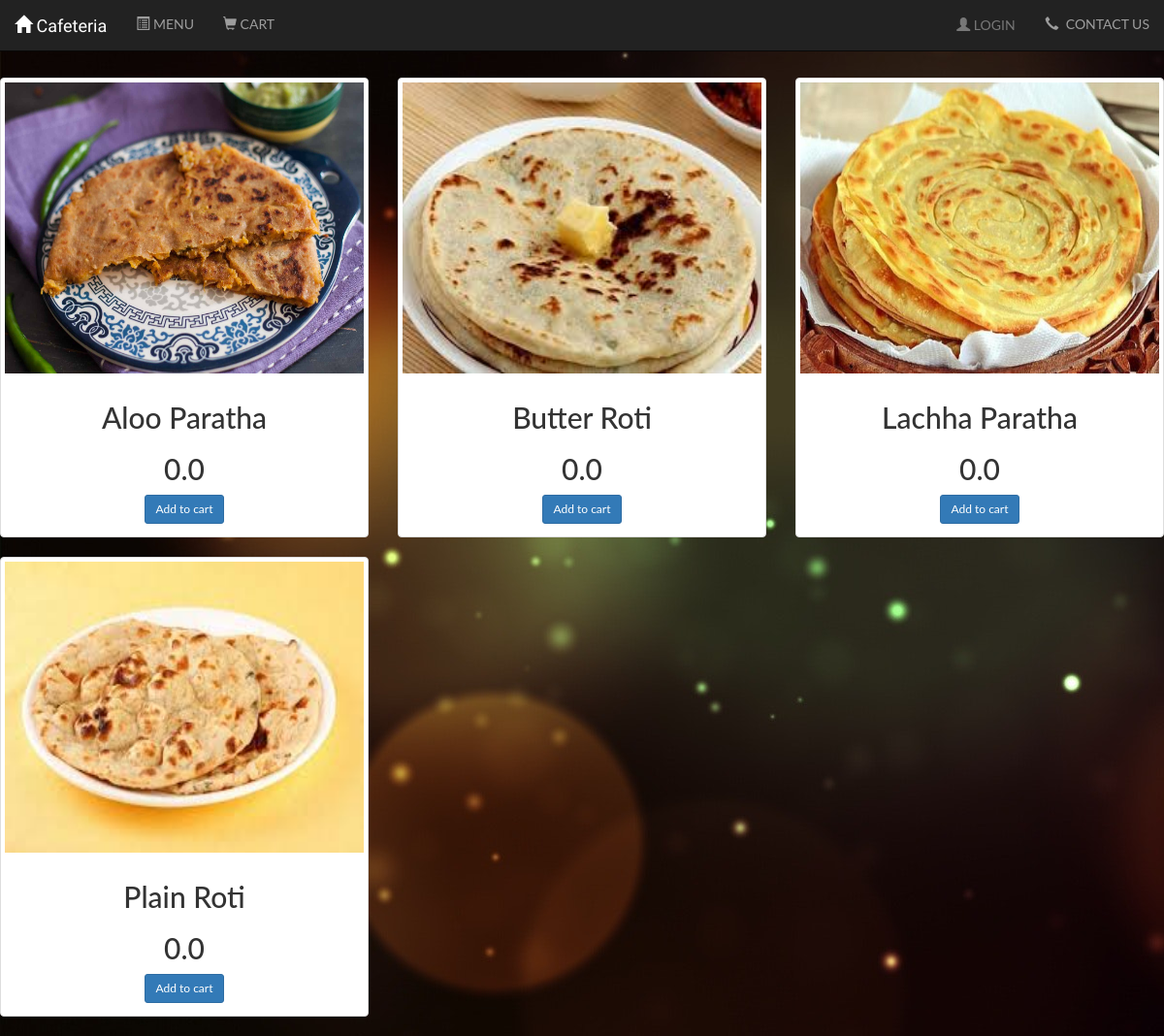
Page /cafeteria/menu/Breads/ on the committed database.
### menu/models.py (models this page shows, shortened)
class Breads(models.Model):
    breads = models.CharField(max_length=50)
    breads_image = models.FileField()
    breads_amt = models.FloatField(default=0)

### menu/views.py (the view)
# urls.py: path('menu/Breads/', views.BreadsView.as_view(), name='Breads'),
class BreadsView(generic.ListView):
    template_name = 'menu/Breads.html'
    model = Breads
    context_object_name = 'all_breads'
    def get_queryset(self):
        return Breads.objects.all()

### menu/templates/menu/Breads.html (shortened to what this page needs)
{% extends 'menu/base.html' %}
{% block body %}
    <br>
    <br>
    <div class="row">
        {% for breads in all_breads %}
           <div class="col-sm-4 col-lg-4">
                <div class="thumbnail">
                    <a href="#">
                        <img src="{{ breads.breads_image.url }}" class="img-responsive" style="height: 300px; width: fit-content;">
                    </a>
                    <div class="caption">
                        <h2>{{ breads.breads }}</h2><h2>{{ breads.breads_amt }}</h2>
                        <a href="#" class="btn btn-primary btn-sm">Add to cart</a>
                    </div>
                </div>
           </div>
       {% endfor %}
</div>
{% endblock %}

### menu/static/menu/style.css (style rules this page uses)
body { background: white url("images/background1.jpg"); }
* { box-sizing: border-box; }
body { font-family: Verdana, sans-serif; }
img { vertical-align: middle; }

### registration/static/registration/login_page.css (style rules this page uses)
* { margin: 0px auto; padding: 0px; text-align: center; font-family: 'Lato', sans-serif; }

### rows in the picture
Breads: breads_image (picture), breads "Aloo Paratha", breads_amt "0.0"
Breads: breads_image (picture), breads "Butter Roti", breads_amt "0.0"
Breads: breads_image (picture), breads "Lachha Paratha", breads_amt "0.0"
Breads: breads_image (picture), breads "Plain Roti", breads_amt "0.0"
